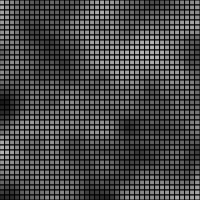
Frame 1 (no input)
Frame 60 (no input): identical to frame 1, image omitted
Frame 120 (the mouse pressed at the canvas centre since frame 60): identical to frame 1, image omitted

The p5.js sketch that drew this single still picture (run headless with seeded random() and noise() and a simulated clock; from frame 60 on, the mouse is pressed at the canvas centre):

// p5.js sketch
// ── sketch.js
function preload(){
  // preload assets
}

var inc = 0.1
var scl = 5;
var cols , rows;


function setup() {

  createCanvas( 200 , 200 );

  cols = floor ( width / scl );
  rows = floor ( height / scl );
 
}

function draw() {
  background(230);

  var yoff = 0;
  for ( var y = 0 ; y < rows ; y ++ ) {
    var xoff = 0;
    for ( var x = 0 ; x < cols ; x ++) {
      var index = ( x + y * width ) * 4;
      var r = noise ( xoff , yoff ) * 255;
      xoff += inc;
      fill ( r );
      rect ( x * scl , y * scl , scl , scl );
      
    }
    yoff += inc
  }

}
